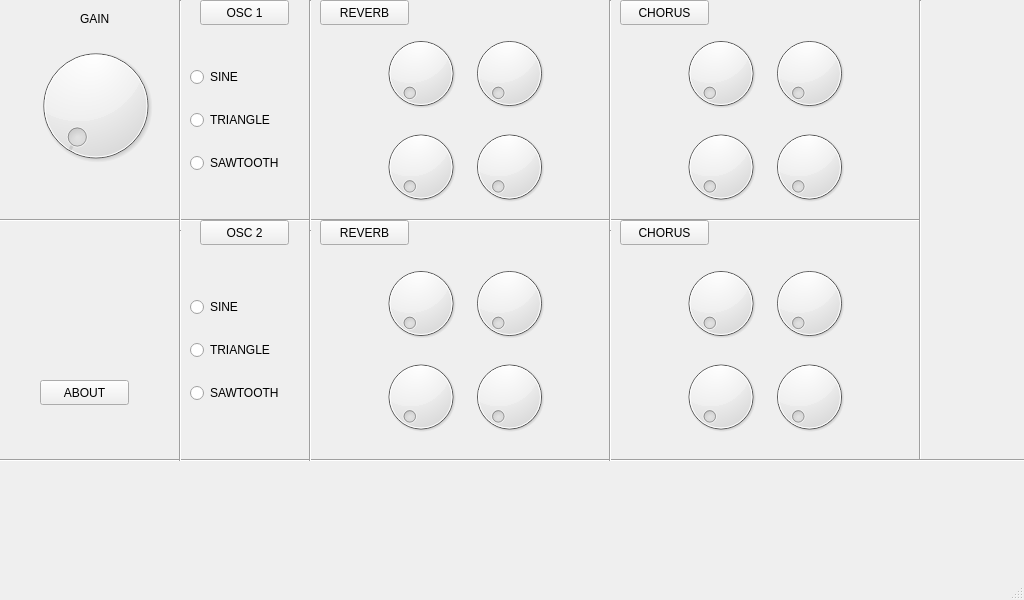
<?xml version="1.0" encoding="UTF-8"?>
<ui version="4.0">
 <class>MainWindow</class>
 <widget class="QMainWindow" name="MainWindow">
  <property name="geometry">
   <rect>
    <x>0</x>
    <y>0</y>
    <width>1024</width>
    <height>600</height>
   </rect>
  </property>
  <property name="windowTitle">
   <string>MainWindow</string>
  </property>
  <widget class="QWidget" name="centralwidget">
   <widget class="QWidget" name="layoutWidget">
    <property name="geometry">
     <rect>
      <x>680</x>
      <y>30</y>
      <width>171</width>
      <height>181</height>
     </rect>
    </property>
    <layout class="QGridLayout" name="gridLayout">
     <item row="0" column="1">
      <widget class="QDial" name="dial_18"/>
     </item>
     <item row="0" column="0">
      <widget class="QDial" name="dial_17"/>
     </item>
     <item row="1" column="1">
      <widget class="QDial" name="dial_20"/>
     </item>
     <item row="1" column="0">
      <widget class="QDial" name="dial_19"/>
     </item>
    </layout>
   </widget>
   <widget class="QDial" name="dial_29">
    <property name="geometry">
     <rect>
      <x>20</x>
      <y>40</y>
      <width>151</width>
      <height>131</height>
     </rect>
    </property>
   </widget>
   <widget class="QPushButton" name="pushButton">
    <property name="geometry">
     <rect>
      <x>200</x>
      <y>0</y>
      <width>89</width>
      <height>25</height>
     </rect>
    </property>
    <property name="text">
     <string>OSC 1</string>
    </property>
    <property name="checkable">
     <bool>true</bool>
    </property>
   </widget>
   <widget class="QPushButton" name="pushButton_5">
    <property name="geometry">
     <rect>
      <x>620</x>
      <y>0</y>
      <width>89</width>
      <height>25</height>
     </rect>
    </property>
    <property name="text">
     <string>CHORUS</string>
    </property>
    <property name="checkable">
     <bool>true</bool>
    </property>
   </widget>
   <widget class="Line" name="line">
    <property name="geometry">
     <rect>
      <x>0</x>
      <y>210</y>
      <width>921</width>
      <height>21</height>
     </rect>
    </property>
    <property name="orientation">
     <enum>Qt::Horizontal</enum>
    </property>
   </widget>
   <widget class="Line" name="line_2">
    <property name="geometry">
     <rect>
      <x>910</x>
      <y>0</y>
      <width>21</width>
      <height>461</height>
     </rect>
    </property>
    <property name="orientation">
     <enum>Qt::Vertical</enum>
    </property>
   </widget>
   <widget class="Line" name="line_3">
    <property name="geometry">
     <rect>
      <x>600</x>
      <y>0</y>
      <width>21</width>
      <height>231</height>
     </rect>
    </property>
    <property name="orientation">
     <enum>Qt::Vertical</enum>
    </property>
   </widget>
   <widget class="Line" name="line_4">
    <property name="geometry">
     <rect>
      <x>300</x>
      <y>0</y>
      <width>21</width>
      <height>231</height>
     </rect>
    </property>
    <property name="orientation">
     <enum>Qt::Vertical</enum>
    </property>
   </widget>
   <widget class="QWidget" name="layoutWidget_2">
    <property name="geometry">
     <rect>
      <x>380</x>
      <y>30</y>
      <width>171</width>
      <height>181</height>
     </rect>
    </property>
    <layout class="QGridLayout" name="gridLayout_5">
     <item row="0" column="1">
      <widget class="QDial" name="dial_21"/>
     </item>
     <item row="0" column="0">
      <widget class="QDial" name="dial_22"/>
     </item>
     <item row="1" column="0">
      <widget class="QDial" name="dial_23"/>
     </item>
     <item row="1" column="1">
      <widget class="QDial" name="dial_24"/>
     </item>
    </layout>
   </widget>
   <widget class="QPushButton" name="pushButton_6">
    <property name="geometry">
     <rect>
      <x>320</x>
      <y>0</y>
      <width>89</width>
      <height>25</height>
     </rect>
    </property>
    <property name="text">
     <string>REVERB</string>
    </property>
    <property name="checkable">
     <bool>true</bool>
    </property>
   </widget>
   <widget class="Line" name="line_5">
    <property name="geometry">
     <rect>
      <x>170</x>
      <y>0</y>
      <width>21</width>
      <height>231</height>
     </rect>
    </property>
    <property name="orientation">
     <enum>Qt::Vertical</enum>
    </property>
   </widget>
   <widget class="QLabel" name="label">
    <property name="geometry">
     <rect>
      <x>80</x>
      <y>10</y>
      <width>41</width>
      <height>17</height>
     </rect>
    </property>
    <property name="text">
     <string>GAIN</string>
    </property>
   </widget>
   <widget class="Line" name="line_6">
    <property name="geometry">
     <rect>
      <x>0</x>
      <y>450</y>
      <width>1031</width>
      <height>21</height>
     </rect>
    </property>
    <property name="orientation">
     <enum>Qt::Horizontal</enum>
    </property>
   </widget>
   <widget class="QPushButton" name="pushButton_7">
    <property name="geometry">
     <rect>
      <x>320</x>
      <y>220</y>
      <width>89</width>
      <height>25</height>
     </rect>
    </property>
    <property name="text">
     <string>REVERB</string>
    </property>
    <property name="checkable">
     <bool>true</bool>
    </property>
   </widget>
   <widget class="QWidget" name="layoutWidget_3">
    <property name="geometry">
     <rect>
      <x>380</x>
      <y>260</y>
      <width>171</width>
      <height>181</height>
     </rect>
    </property>
    <layout class="QGridLayout" name="gridLayout_6">
     <item row="0" column="1">
      <widget class="QDial" name="dial_42"/>
     </item>
     <item row="0" column="0">
      <widget class="QDial" name="dial_43"/>
     </item>
     <item row="1" column="0">
      <widget class="QDial" name="dial_44"/>
     </item>
     <item row="1" column="1">
      <widget class="QDial" name="dial_45"/>
     </item>
    </layout>
   </widget>
   <widget class="Line" name="line_7">
    <property name="geometry">
     <rect>
      <x>600</x>
      <y>230</y>
      <width>21</width>
      <height>231</height>
     </rect>
    </property>
    <property name="orientation">
     <enum>Qt::Vertical</enum>
    </property>
   </widget>
   <widget class="Line" name="line_8">
    <property name="geometry">
     <rect>
      <x>170</x>
      <y>230</y>
      <width>21</width>
      <height>231</height>
     </rect>
    </property>
    <property name="orientation">
     <enum>Qt::Vertical</enum>
    </property>
   </widget>
   <widget class="Line" name="line_9">
    <property name="geometry">
     <rect>
      <x>300</x>
      <y>230</y>
      <width>21</width>
      <height>231</height>
     </rect>
    </property>
    <property name="orientation">
     <enum>Qt::Vertical</enum>
    </property>
   </widget>
   <widget class="QPushButton" name="pushButton_3">
    <property name="geometry">
     <rect>
      <x>200</x>
      <y>220</y>
      <width>89</width>
      <height>25</height>
     </rect>
    </property>
    <property name="text">
     <string>OSC 2</string>
    </property>
    <property name="checkable">
     <bool>true</bool>
    </property>
   </widget>
   <widget class="QWidget" name="layoutWidget_4">
    <property name="geometry">
     <rect>
      <x>680</x>
      <y>260</y>
      <width>171</width>
      <height>181</height>
     </rect>
    </property>
    <layout class="QGridLayout" name="gridLayout_7">
     <item row="0" column="1">
      <widget class="QDial" name="dial_46"/>
     </item>
     <item row="0" column="0">
      <widget class="QDial" name="dial_47"/>
     </item>
     <item row="1" column="0">
      <widget class="QDial" name="dial_48"/>
     </item>
     <item row="1" column="1">
      <widget class="QDial" name="dial_49"/>
     </item>
    </layout>
   </widget>
   <widget class="QPushButton" name="pushButton_8">
    <property name="geometry">
     <rect>
      <x>620</x>
      <y>220</y>
      <width>89</width>
      <height>25</height>
     </rect>
    </property>
    <property name="text">
     <string>CHORUS</string>
    </property>
    <property name="checkable">
     <bool>true</bool>
    </property>
   </widget>
   <widget class="QWidget" name="layoutWidget_5">
    <property name="geometry">
     <rect>
      <x>190</x>
      <y>280</y>
      <width>109</width>
      <height>141</height>
     </rect>
    </property>
    <layout class="QVBoxLayout" name="verticalLayout_2">
     <item>
      <widget class="QRadioButton" name="radioButton_4">
       <property name="text">
        <string>SINE</string>
       </property>
      </widget>
     </item>
     <item>
      <widget class="QRadioButton" name="radioButton_5">
       <property name="text">
        <string>TRIANGLE</string>
       </property>
      </widget>
     </item>
     <item>
      <widget class="QRadioButton" name="radioButton_6">
       <property name="text">
        <string>SAWTOOTH</string>
       </property>
      </widget>
     </item>
    </layout>
   </widget>
   <widget class="QLabel" name="label_2">
    <property name="geometry">
     <rect>
      <x>0</x>
      <y>220</y>
      <width>171</width>
      <height>121</height>
     </rect>
    </property>
    <property name="text">
     <string/>
    </property>
    <property name="pixmap">
     <pixmap resource="../../../Downloads/Midimize_logo/Midimize_logo/Midimize logomark/Midimize.qrc">:/MidiMize Logo/Black&amp;Red_shrink.png</pixmap>
    </property>
    <property name="alignment">
     <set>Qt::AlignCenter</set>
    </property>
    <property name="indent">
     <number>0</number>
    </property>
   </widget>
   <widget class="QLabel" name="label_3">
    <property name="geometry">
     <rect>
      <x>0</x>
      <y>330</y>
      <width>181</width>
      <height>31</height>
     </rect>
    </property>
    <property name="text">
     <string/>
    </property>
    <property name="pixmap">
     <pixmap resource="../../../Downloads/Midimize_logo/Midimize_logo/Midimize logomark/Midimize.qrc">:/MidiMize Logo/Midimize core logo/Black&amp;Red_shrink.png</pixmap>
    </property>
    <property name="scaledContents">
     <bool>true</bool>
    </property>
   </widget>
   <widget class="QPushButton" name="pushButton_2">
    <property name="geometry">
     <rect>
      <x>40</x>
      <y>380</y>
      <width>89</width>
      <height>25</height>
     </rect>
    </property>
    <property name="text">
     <string>ABOUT</string>
    </property>
   </widget>
   <widget class="QWidget" name="">
    <property name="geometry">
     <rect>
      <x>190</x>
      <y>50</y>
      <width>109</width>
      <height>141</height>
     </rect>
    </property>
    <layout class="QVBoxLayout" name="verticalLayout">
     <item>
      <widget class="QRadioButton" name="radioButton">
       <property name="text">
        <string>SINE</string>
       </property>
      </widget>
     </item>
     <item>
      <widget class="QRadioButton" name="radioButton_2">
       <property name="text">
        <string>TRIANGLE</string>
       </property>
      </widget>
     </item>
     <item>
      <widget class="QRadioButton" name="radioButton_3">
       <property name="text">
        <string>SAWTOOTH</string>
       </property>
      </widget>
     </item>
    </layout>
   </widget>
  </widget>
  <widget class="QMenuBar" name="menubar">
   <property name="geometry">
    <rect>
     <x>0</x>
     <y>0</y>
     <width>1024</width>
     <height>22</height>
    </rect>
   </property>
  </widget>
  <widget class="QStatusBar" name="statusbar"/>
 </widget>
 <resources>
  <include location="../../../Downloads/Midimize_logo/Midimize_logo/Midimize logomark/Midimize.qrc"/>
 </resources>
 <connections/>
</ui>
